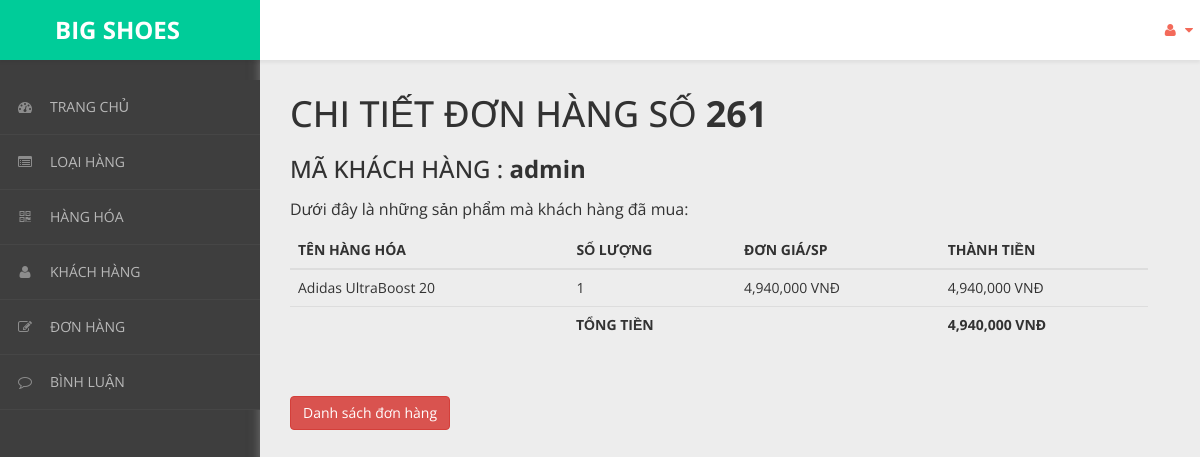
The app's page /admin/content/hoa-don/chi-tiet-hoa-don.php?ma_hd=261&ma_kh=admin with its own data.
### tables this page shows
CREATE TABLE `hoa_don_chi_tiet` (
  `ma_hd` int(11) NOT NULL,
  `so_luong` int(11) NOT NULL,
  `don_gia` int(11) NOT NULL,
  `ma_hh` int(11) NOT NULL
);

CREATE TABLE `hang_hoa` (
  `ma_hh` int(11) NOT NULL,
  `ten_hh` varchar(50) NOT NULL,
  `hinh` varchar(50) NOT NULL,
  `hinh1` varchar(255) NOT NULL,
  `hinh2` varchar(255) NOT NULL,
  `hinh3` varchar(255) NOT NULL,
  `don_gia` int(11) NOT NULL,
  `giam_gia` int(11) NOT NULL,
  `so_luong_sp` int(11) NOT NULL,
  `mo_ta` varchar(500) NOT NULL,
  `ma_loai` int(11) NOT NULL
);

### admin/dao/pdo.php (called while the page is built, shortened)
<?php
    function pdo_get_connection(){
        $pdo = new PDO("mysql:host=localhost;dbname=bigshoes",'root','');
        $pdo->setAttribute(PDO::ATTR_ERRMODE, PDO::ERRMODE_EXCEPTION);
        return $pdo;
    }
    function pdo_query($sql){
        $sql_args = array_slice(func_get_args(),1);
        try{
            $conn = pdo_get_connection();
            $stmt = $conn ->prepare($sql);
            $stmt -> execute($sql_args);
            $rows = $stmt -> fetchAll();
            return $rows;
        }catch(PDOException $e){
            throw $e;
        }finally{
            unset($conn);
        }
    }
    ?>

### admin/dao/hoa-don.php (called while the page is built, shortened)
<?php
require_once('pdo.php');
function hoa_don_chi_tiet_select_by_id($ma_hd)
{
    $sql = "SELECT hang_hoa.giam_gia, hoa_don_chi_tiet.so_luong, hang_hoa.don_gia,hang_hoa.ten_hh FROM hoa_don_chi_tiet
        JOIN hang_hoa ON hoa_don_chi_tiet.ma_hh = hang_hoa.ma_hh
        WHERE hoa_don_chi_tiet.ma_hd=?";
    return pdo_query($sql, $ma_hd);
}

### admin/content/hoa-don/chi-tiet-hoa-don.php (the view, shortened to what this page needs)
<!DOCTYPE html>
<html xmlns="http://www.w3.org/1999/xhtml">
<head>
    <link href="../../../css/admin/css/bootstrap.css" rel="stylesheet" />
    <link href="../../../css/admin/css/font-awesome.css" rel="stylesheet" />
    <link href="../../../css/admin/css/custom-styles.css" rel="stylesheet" />
</head>
<body>
    <div id="wrapper">
        <nav class="navbar navbar-default top-navbar" role="navigation">
            <div class="navbar-header">
                <a class="navbar-brand" href="../../../../bigshoes/trang-chinh/" style="background:#00CC99;">
                    <strong style="margin-left: 40px;">BIG SHOES</strong></a>
            </div>
            <ul class="nav navbar-top-links navbar-right">
                <li class="dropdown">
                    <a class="dropdown-toggle" data-toggle="dropdown" href="#" aria-expanded="false">
                        <i class="fa fa-user fa-fw"></i> <i class="fa fa-caret-down"></i>
                    </a>
                </li>
            </ul>
        </nav>
        <nav class="navbar-default navbar-side" role="navigation">
            <div class="sidebar-collapse">
                <ul class="nav" id="main-menu">
                    <li>
                        <a href="../thong-ke/thong-ke-list.php"><i class="fa fa-dashboard"></i>TRANG CHỦ</a>
                    </li>
                    <li>
                        <a href="../loai-hang/loai-hang-list.php"><i class="fa fa-list-alt" aria-hidden="true"></i>LOẠI HÀNG</a>
                    </li>
                    <li>
                        <a href="../hang-hoa/hang-hoa-list.php"><i class="fa fa-qrcode"></i>HÀNG HÓA</a>
                    </li>
                    <li>
                        <a href="../khach-hang/khach-hang-list.php"><i class="fa fa-user"></i>KHÁCH HÀNG</a>
                    </li>
                    <li>
                        <a href="../hoa-don/hoa-don-list.php"><i class="fa fa-edit"></i>ĐƠN HÀNG</a>
                    </li>
                    <li>
                        <a href="../binh-luan/binh-luan-list.php"><i class="fa fa-comment-o" aria-hidden="true"></i>BÌNH LUẬN</a>
                    </li>
                </ul>
            </div>
        </nav>
        <div id="page-wrapper">
            <div class="header">
                <?php
                require_once('../../../admin/dao/hoa-don.php');
                extract($_REQUEST);
                $items = hoa_don_chi_tiet_select_by_id($ma_hd);
                ?>
                <div class="page-header">
                    <h1>CHI TIẾT ĐƠN HÀNG SỐ <b><?= $ma_hd ?></b></h1><br>
                    <h3>MÃ KHÁCH HÀNG : <b><?= $ma_kh; ?></b></h3>
                    <p>Dưới đây là những sản phẩm mà khách hàng đã mua: </p>
                    <table class="table table-hover">
                        <thead>
                            <tr>
                                <th>TÊN HÀNG HÓA</th>
                                <th>SỐ LƯỢNG</th>
                                <th>ĐƠN GIÁ/SP</th>
                                <th>THÀNH TIỀN</th>
                            </tr>
                        </thead>
                        <tbody>
                            <?php foreach ($items as $item) {
                                extract($item);
                            ?>
                                <tr>
                                    <td><?= $ten_hh ?></td>
                                    <td><?= $so_luong ?></td>
                                    <td><?= number_format($don_gia  - ($don_gia * $giam_gia) / 100) ?> VNĐ</td>
                                    <td><?= number_format(($don_gia - ($don_gia * $giam_gia) / 100) * $so_luong); ?> VNĐ</td>
                                </tr>
                            <?php } ?>
                            <tr>
                                <td colspan="3" style="text-align:center;"><b>TỔNG TIỀN</b></td>
                                <td><b><?= number_format(($don_gia - ($don_gia * $giam_gia) / 100) * $so_luong); ?> VNĐ</b></td>
                            </tr>
                        </tbody>
                    </table>
                </div>
                <a href="hoa-don-list.php"><button class="btn btn-danger">Danh sách đơn hàng</button></a>
            </div>
        </div>
    </div>
</body>
</html>

### css/admin/css/custom-styles.css (style rules this page uses)
body { font-family: 'Open Sans', sans-serif; background: #3E3E3E; }
#wrapper { width: 100%; }
#page-wrapper { padding: 15px 15px; min-height: 600px; background: #EDEDED; }
h1, .h1, h2, .h2, h3, .h3 { margin-top: 7px; margin-bottom: -5px; }
p { font-size:16px; line-height:25px; padding-top:20px; }
.navbar-side { z-index: 0; }
.navbar-side .nav > li > a > i { color: #8C8C8C;padding: 8px;width: 30px;text-align: center; }
.top-navbar { position: fixed; width: 100%; z-index: 300; -webkit-box-shadow: 0 3px 3px rgba(0, 0, 0, 0.05); -moz-box-shadow: 0 3px 3px rgba(0, 0, 0, 0.05); box-shadow: 0 3px 3px rgba(0, 0, 0, 0.05); }
.navbar-side { z-index: 1; position: fixed; width: 260px; top: 80px; }
#page-wrapper { position: relative; top: 55px; box-shadow: 0 0 10px #757575; -moz-box-shadow: 0 0 10px #757575; -webkit-box-shadow: 0 0 10px #757575; }
.page-header { margin: 0;border-bottom: 1px solid transparent;text-align: left;background-color: rgb(237, 237, 237);padding: 32px 22px 32px 0;color: #323232; }
.header { margin: 0 30px; }
.top-navbar { margin:0px; }
.top-navbar .navbar-brand { color: #fff;width: 260px;text-align: left;height: 60px;font-size: 24px;font-weight: 700;line-height: 30px;background: #F36A5A; }
.top-navbar .nav > li { position: relative; display: inline-block; margin: 0px; padding: 0px; }
.top-navbar .nav > li > a { position: relative; display: block; padding: 20px;color: #FFFFFF; margin: 0px; }
.sidebar-collapse , .sidebar-collapse .nav { background:none; }
.sidebar-collapse .nav { padding:0; }
.sidebar-collapse .nav > li > a { color: #B8B8B8; background:transparent; text-shadow:none; font-size: 14px; }
.sidebar-collapse > .nav > li > a { padding: 12px 10px; }
.sidebar-collapse > .nav > li { border-bottom: 1px solid rgba(107, 108, 109, 0.19); }
.navbar-side { border:none; background: #3E3E3E; }
.top-navbar { background: #FFFFFF; border-bottom:none; }
.top-navbar .nav > li > a > i { margin-right: 2px; }
.navbar-default { border:0px solid black; }
.navbar-header { background: transparent; }
.nav > li > a > i { margin-right:10px; color: rgb(243, 106, 90); }
@media (min-width:768px) { #page-wrapper { margin: 0 0 0 260px; padding: 0; min-height: 1200px; } }
@media (min-width:768px) { .navbar-side { width: 260px; z-index: 1; } }
@media (min-width:768px) { .navbar { border-radius: 0px; } }

### records on screen
hoa_don_chi_tiet: ma_hh.ten_hh "Adidas UltraBoost 20", so_luong "1", $don_gia-($don_gia*$giam_gia)/100 "4,940,000", ($don_gia - ($don_gia * $giam_gia) / 100) * $so_luong "4,940,000"

### other values on screen
$ma_hd "261"
$ma_kh "admin"
